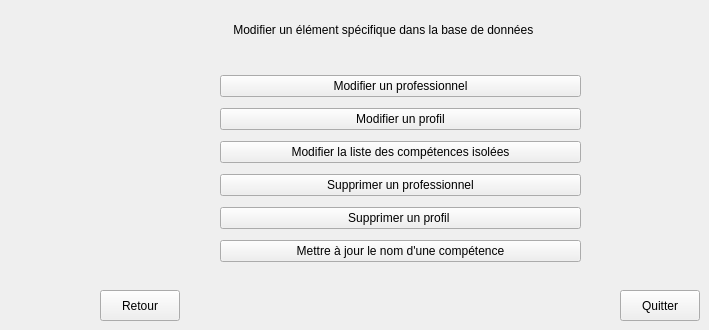
    <widget class="QWidget" name="page_4">
     <widget class="QLabel" name="label_6">
      <property name="geometry">
       <rect>
        <x>230</x>
        <y>20</y>
        <width>351</width>
        <height>20</height>
       </rect>
      </property>
      <property name="text">
       <string> Modifier un élément spécifique dans la base de données</string>
      </property>
     </widget>
     <widget class="QWidget" name="verticalLayoutWidget_4">
      <property name="geometry">
       <rect>
        <x>220</x>
        <y>70</y>
        <width>361</width>
        <height>202</height>
       </rect>
      </property>
      <layout class="QVBoxLayout" name="verticalLayout_4">
       <item>
        <widget class="QPushButton" name="pushButton_3">
         <property name="text">
          <string>Modifier un professionnel</string>
         </property>
        </widget>
       </item>
       <item>
        <widget class="QPushButton" name="pushButton_5">
         <property name="text">
          <string>Modifier un profil</string>
         </property>
        </widget>
       </item>
       <item>
        <widget class="QPushButton" name="pushButton_11">
         <property name="text">
          <string>Modifier la liste des compétences isolées</string>
         </property>
        </widget>
       </item>
       <item>
        <widget class="QPushButton" name="pushButton_93">
         <property name="text">
          <string>Supprimer un professionnel</string>
         </property>
        </widget>
       </item>
       <item>
        <widget class="QPushButton" name="pushButton_94">
         <property name="text">
          <string>Supprimer un profil </string>
         </property>
        </widget>
       </item>
       <item>
        <widget class="QPushButton" name="pushButton_86">
         <property name="text">
          <string>Mettre à jour le nom d'une compétence</string>
         </property>
        </widget>
       </item>
      </layout>
     </widget>
     <widget class="QPushButton" name="pushButton_13">
      <property name="geometry">
       <rect>
        <x>620</x>
        <y>290</y>
        <width>80</width>
        <height>31</height>
       </rect>
      </property>
      <property name="text">
       <string>Quitter</string>
      </property>
     </widget>
     <widget class="QPushButton" name="pushButton_65">
      <property name="geometry">
       <rect>
        <x>100</x>
        <y>290</y>
        <width>80</width>
        <height>31</height>
       </rect>
      </property>
      <property name="text">
       <string>Retour</string>
      </property>
     </widget>
    </widget>
